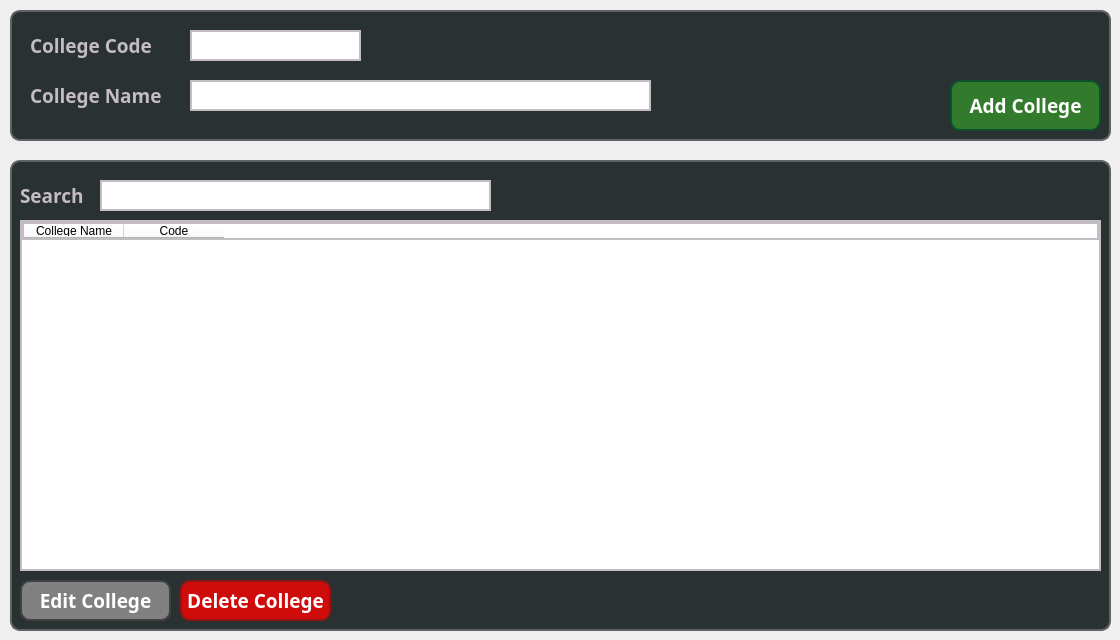
    <widget class="QWidget" name="tabCollege">
     <attribute name="title">
      <string>College</string>
     </attribute>
     <widget class="QLabel" name="bgAddCollege">
      <property name="geometry">
       <rect>
        <x>10</x>
        <y>10</y>
        <width>1101</width>
        <height>131</height>
       </rect>
      </property>
      <property name="styleSheet">
       <string notr="true">background: #2a3133;
border-radius: 10px;
border: 2px solid #606364</string>
      </property>
      <property name="text">
       <string/>
      </property>
     </widget>
     <widget class="QLabel" name="txtCollegeCode">
      <property name="geometry">
       <rect>
        <x>30</x>
        <y>30</y>
        <width>131</width>
        <height>31</height>
       </rect>
      </property>
      <property name="font">
       <font>
        <family>Inter 18pt</family>
        <pointsize>14</pointsize>
        <weight>75</weight>
        <bold>true</bold>
       </font>
      </property>
      <property name="styleSheet">
       <string notr="true">background: #2a3133;
color: rgb(195, 188, 194);</string>
      </property>
      <property name="text">
       <string>College Code</string>
      </property>
     </widget>
     <widget class="QLineEdit" name="inCollegeCode">
      <property name="geometry">
       <rect>
        <x>190</x>
        <y>30</y>
        <width>171</width>
        <height>31</height>
       </rect>
      </property>
      <property name="styleSheet">
       <string notr="true">background: white;
color: black;
border: 2px solid rgb(195, 188, 194);
</string>
      </property>
      <property name="text">
       <string/>
      </property>
     </widget>
     <widget class="QLabel" name="txtCollegeName">
      <property name="geometry">
       <rect>
        <x>30</x>
        <y>80</y>
        <width>211</width>
        <height>31</height>
       </rect>
      </property>
      <property name="font">
       <font>
        <family>Inter 18pt</family>
        <pointsize>14</pointsize>
        <weight>75</weight>
        <bold>true</bold>
       </font>
      </property>
      <property name="styleSheet">
       <string notr="true">background: #2a3133;
color: rgb(195, 188, 194);</string>
      </property>
      <property name="text">
       <string>College Name</string>
      </property>
     </widget>
     <widget class="QLineEdit" name="inCollegeName">
      <property name="geometry">
       <rect>
        <x>190</x>
        <y>80</y>
        <width>461</width>
        <height>31</height>
       </rect>
      </property>
      <property name="styleSheet">
       <string notr="true">background: white;
color: black;
border: 2px solid rgb(195, 188, 194);
</string>
      </property>
      <property name="text">
       <string/>
      </property>
     </widget>
     <widget class="QPushButton" name="btnAddStudent_2">
      <property name="geometry">
       <rect>
        <x>950</x>
        <y>80</y>
        <width>151</width>
        <height>51</height>
       </rect>
      </property>
      <property name="font">
       <font>
        <family>Inter 18pt</family>
        <pointsize>14</pointsize>
        <weight>75</weight>
        <bold>true</bold>
       </font>
      </property>
      <property name="styleSheet">
       <string notr="true">background-color: rgb(50, 123, 44);
color: white;
border: 2px solid rgb(14, 80, 45);
border-radius: 10px;

</string>
      </property>
      <property name="text">
       <string>Add College</string>
      </property>
     </widget>
     <widget class="QLabel" name="bgCollegeTbl">
      <property name="geometry">
       <rect>
        <x>10</x>
        <y>160</y>
        <width>1101</width>
        <height>471</height>
       </rect>
      </property>
      <property name="styleSheet">
       <string notr="true">background: #2a3133;
border-radius: 10px;
border: 2px solid #606364</string>
      </property>
      <property name="text">
       <string/>
      </property>
     </widget>
     <widget class="QPushButton" name="btnEditCollege">
      <property name="geometry">
       <rect>
        <x>20</x>
        <y>580</y>
        <width>151</width>
        <height>41</height>
       </rect>
      </property>
      <property name="font">
       <font>
        <family>Inter 18pt</family>
        <pointsize>14</pointsize>
        <weight>75</weight>
        <bold>true</bold>
       </font>
      </property>
      <property name="styleSheet">
       <string notr="true">background-color: gray;
color: white;
border: 2px solid rgb(65, 65, 65);
border-radius: 10px;</string>
      </property>
      <property name="text">
       <string>Edit College</string>
      </property>
     </widget>
     <widget class="QPushButton" name="btnDeleteCollege">
      <property name="geometry">
       <rect>
        <x>180</x>
        <y>580</y>
        <width>151</width>
        <height>41</height>
       </rect>
      </property>
      <property name="font">
       <font>
        <family>Inter 18pt</family>
        <pointsize>14</pointsize>
        <weight>75</weight>
        <bold>true</bold>
       </font>
      </property>
      <property name="styleSheet">
       <string notr="true">background-color: rgb(206, 12, 12);;
color: white;
border: 2px solid rgb(143, 22, 18);
border-radius: 10px;
</string>
      </property>
      <property name="text">
       <string>Delete College</string>
      </property>
     </widget>
     <widget class="QTableWidget" name="tblCollege">
      <property name="geometry">
       <rect>
        <x>20</x>
        <y>220</y>
        <width>1081</width>
        <height>351</height>
       </rect>
      </property>
      <property name="styleSheet">
       <string notr="true">background-color: rgb(255, 255, 255);
border: 2px solid rgb(195, 188, 194);</string>
      </property>
      <column>
       <property name="text">
        <string>College Name</string>
       </property>
      </column>
      <column>
       <property name="text">
        <string>Code</string>
       </property>
      </column>
     </widget>
     <widget class="QLineEdit" name="inSearchCollegeTbl">
      <property name="geometry">
       <rect>
        <x>100</x>
        <y>180</y>
        <width>391</width>
        <height>31</height>
       </rect>
      </property>
      <property name="styleSheet">
       <string notr="true">background: white;
color: black;
border: 2px solid rgb(195, 188, 194);</string>
      </property>
      <property name="text">
       <string/>
      </property>
     </widget>
     <widget class="QLabel" name="txtSearchCollegeTbl">
      <property name="geometry">
       <rect>
        <x>20</x>
        <y>180</y>
        <width>71</width>
        <height>31</height>
       </rect>
      </property>
      <property name="font">
       <font>
        <family>Inter 18pt</family>
        <pointsize>14</pointsize>
        <weight>75</weight>
        <bold>true</bold>
       </font>
      </property>
      <property name="layoutDirection">
       <enum>Qt::LeftToRight</enum>
      </property>
      <property name="styleSheet">
       <string notr="true">color: rgb(195, 188, 194);
background: #2a3133;</string>
      </property>
      <property name="text">
       <string>Search</string>
      </property>
     </widget>
    </widget>
